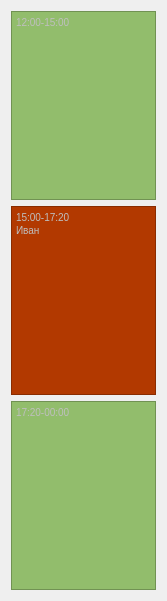
                     <widget class="QWidget" name="scrollAreaWidgetContents_4">
                      <property name="geometry">
                       <rect>
                        <x>0</x>
                        <y>0</y>
                        <width>167</width>
                        <height>601</height>
                       </rect>
                      </property>
                      <layout class="QVBoxLayout" name="verticalLayout_16">
                       <item>
                        <widget class="QTextEdit" name="textEdit_8">
                         <property name="enabled">
                          <bool>false</bool>
                         </property>
                         <property name="minimumSize">
                          <size>
                           <width>0</width>
                           <height>50</height>
                          </size>
                         </property>
                         <property name="maximumSize">
                          <size>
                           <width>16777215</width>
                           <height>16777215</height>
                          </size>
                         </property>
                         <property name="styleSheet">
                          <string notr="true">background-color: rgb(146, 189, 108);</string>
                         </property>
                         <property name="html">
                          <string>&lt;!DOCTYPE HTML PUBLIC &quot;-//W3C//DTD HTML 4.0//EN&quot; &quot;http://www.w3.org/TR/REC-html40/strict.dtd&quot;&gt;
&lt;html&gt;&lt;head&gt;&lt;meta name=&quot;qrichtext&quot; content=&quot;1&quot; /&gt;&lt;style type=&quot;text/css&quot;&gt;
p, li { white-space: pre-wrap; }
&lt;/style&gt;&lt;/head&gt;&lt;body style=&quot; font-family:'MS Shell Dlg 2'; font-size:9.75pt; font-weight:400; font-style:normal;&quot;&gt;
&lt;p style=&quot; margin-top:0px; margin-bottom:0px; margin-left:0px; margin-right:0px; -qt-block-indent:0; text-indent:0px;&quot;&gt;&lt;span style=&quot; font-size:7.8pt;&quot;&gt;12:00-15:00&lt;/span&gt;&lt;/p&gt;&lt;/body&gt;&lt;/html&gt;</string>
                         </property>
                        </widget>
                       </item>
                       <item>
                        <widget class="QTextEdit" name="textEdit_9">
                         <property name="enabled">
                          <bool>false</bool>
                         </property>
                         <property name="minimumSize">
                          <size>
                           <width>0</width>
                           <height>50</height>
                          </size>
                         </property>
                         <property name="maximumSize">
                          <size>
                           <width>16777215</width>
                           <height>16777215</height>
                          </size>
                         </property>
                         <property name="styleSheet">
                          <string notr="true">background-color: rgb(178, 57, 0);</string>
                         </property>
                         <property name="html">
                          <string>&lt;!DOCTYPE HTML PUBLIC &quot;-//W3C//DTD HTML 4.0//EN&quot; &quot;http://www.w3.org/TR/REC-html40/strict.dtd&quot;&gt;
&lt;html&gt;&lt;head&gt;&lt;meta name=&quot;qrichtext&quot; content=&quot;1&quot; /&gt;&lt;style type=&quot;text/css&quot;&gt;
p, li { white-space: pre-wrap; }
&lt;/style&gt;&lt;/head&gt;&lt;body style=&quot; font-family:'MS Shell Dlg 2'; font-size:9.75pt; font-weight:400; font-style:normal;&quot;&gt;
&lt;p style=&quot; margin-top:0px; margin-bottom:0px; margin-left:0px; margin-right:0px; -qt-block-indent:0; text-indent:0px;&quot;&gt;&lt;span style=&quot; font-size:7.8pt;&quot;&gt;15:00-17:20&lt;/span&gt;&lt;/p&gt;
&lt;p style=&quot; margin-top:0px; margin-bottom:0px; margin-left:0px; margin-right:0px; -qt-block-indent:0; text-indent:0px;&quot;&gt;&lt;span style=&quot; font-size:7.8pt;&quot;&gt;Иван&lt;/span&gt;&lt;/p&gt;&lt;/body&gt;&lt;/html&gt;</string>
                         </property>
                        </widget>
                       </item>
                       <item>
                        <widget class="QTextEdit" name="textEdit_10">
                         <property name="enabled">
                          <bool>false</bool>
                         </property>
                         <property name="minimumSize">
                          <size>
                           <width>0</width>
                           <height>50</height>
                          </size>
                         </property>
                         <property name="maximumSize">
                          <size>
                           <width>16777215</width>
                           <height>16777215</height>
                          </size>
                         </property>
                         <property name="styleSheet">
                          <string notr="true">background-color: rgb(146, 189, 108);</string>
                         </property>
                         <property name="html">
                          <string>&lt;!DOCTYPE HTML PUBLIC &quot;-//W3C//DTD HTML 4.0//EN&quot; &quot;http://www.w3.org/TR/REC-html40/strict.dtd&quot;&gt;
&lt;html&gt;&lt;head&gt;&lt;meta name=&quot;qrichtext&quot; content=&quot;1&quot; /&gt;&lt;style type=&quot;text/css&quot;&gt;
p, li { white-space: pre-wrap; }
&lt;/style&gt;&lt;/head&gt;&lt;body style=&quot; font-family:'MS Shell Dlg 2'; font-size:9.75pt; font-weight:400; font-style:normal;&quot;&gt;
&lt;p style=&quot; margin-top:0px; margin-bottom:0px; margin-left:0px; margin-right:0px; -qt-block-indent:0; text-indent:0px;&quot;&gt;&lt;span style=&quot; font-size:7.8pt;&quot;&gt;17:20-00:00&lt;/span&gt;&lt;/p&gt;&lt;/body&gt;&lt;/html&gt;</string>
                         </property>
                        </widget>
                       </item>
                      </layout>
                     </widget>
